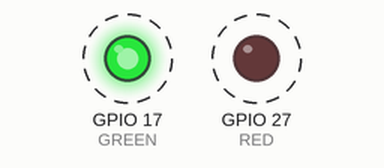
Bench run of a program on a simulated Raspberry Pi (BCM pin numbers). On the bench: output pins drawn as LEDs (lit = HIGH). Dashed ring = blinking. What the program prints to the terminal is not drawn. At 20.0 s the program stops and its outputs stay as they are.

Above: at 0.2 s.
Timing chart, 0 to 4.6 s (numbered marks = the images above):
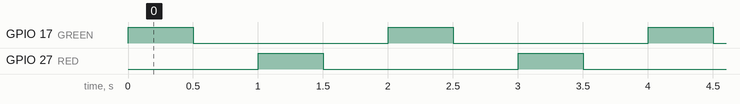

Measured:
- by itself, GPIO 17 (GREEN): alternates HIGH for 0.50 s and LOW for 1.5 s, 20 changes in all, then stays LOW
- by itself, GPIO 27 (RED): alternates HIGH for 0.50 s and LOW for 1.5 s
- by itself, everything shown: repeats every 2.0 s, in 4 steps

The program:

2LEDs.py
```python
#should run only from a Raspberry PI
import RPi.GPIO as GPIO
from time import sleep

GREEN=17
RED=27
GPIO.setmode(GPIO.BCM)
GPIO.setwarnings(False)
GPIO.setup(GREEN,GPIO.OUT,initial=GPIO.LOW)
GPIO.setup(RED,GPIO.OUT,initial=GPIO.LOW)
for i in range(10):
    print("LED On: "+str(i))
    GPIO.output(GREEN,GPIO.HIGH)
    sleep(0.5)
    GPIO.output(GREEN,GPIO.LOW)
    sleep(0.5)
    GPIO.output(RED,GPIO.HIGH)
    sleep(0.5)
    GPIO.output(RED,GPIO.LOW)
    sleep(0.5)
GPIO.cleanup()
```
